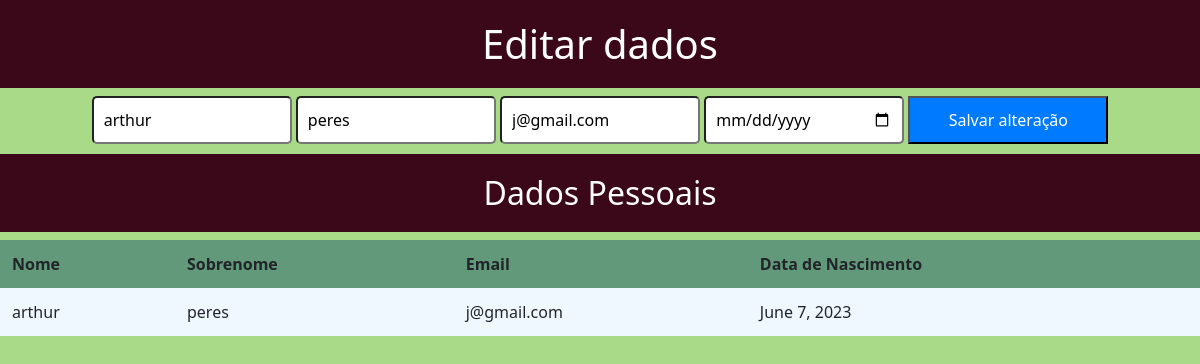
Screenshot of /editar/28 with the database file from the repository.
### core/models.py (models this page shows, shortened)
class Pessoa(models.Model):
    nome = models.CharField(max_length=100)
    sobrenome = models.CharField(max_length=30)
    email = models.EmailField(max_length=100)
    data_nascimento = models.DateField()

### core/views.py (the view)
# urls.py: path('editar/<int:id>', editar, name='editar'),
def editar(request, id):
    pessoa = Pessoa.objects.get(id=id)
    return render(request, "update.html", {"pessoa": pessoa})

### core/templates/update.html (shortened to what this page needs)
{% load static %}
<!DOCTYPE html>
<html lang="en">
<head>
<head>
    <link rel="stylesheet" type="text/css" href="{% static 'css/style.css' %}"/>
</head>
    <link rel="stylesheet" href="https://cdnjs.cloudflare.com/ajax/libs/font-awesome/4.7.0/css/font-awesome.min.css">
    <link href="https://cdn.jsdelivr.net/npm/bootstrap@5.2.0-beta1/dist/css/bootstrap.min.css" rel="stylesheet">
</head>
<body>
    <h1>Editar dados</h1>
    <form action="{% url 'update' pessoa.id %}" method="POST">
        <input type="text" name="nome" value="{{ pessoa.nome }}" placeholder="Nome">
        <input type="text" name="sobrenome" value="{{ pessoa.sobrenome }}" placeholder="Sobrenome">
        <input type="email" name="email" value="{{ pessoa.email }}" placeholder="Email">
        <input type="date" name="data_nascimento" value="{{ pessoa.data_nascimento }}" placeholder="Data de Nascimento">
        <button type="submit">Salvar alteração</button>
    </form>
    <h2>Dados Pessoais</h2>
    <table>
        <thead>
            <tr class="tr">
                <th>Nome</th>
                <th>Sobrenome</th>
                <th>Email</th>
                <th>Data de Nascimento</th>
            </tr>
        </thead>
        <tbody>
            <tr>
                <td>{{ pessoa.nome }} </td>
                <td>{{ pessoa.sobrenome }}</td>
                <td>{{ pessoa.email }}</td>
                <td>{{ pessoa.data_nascimento }}</td>
            </tr>
        </tbody>
    </table>
</body>
</html>

### core/static/css/style.css (style rules this page uses)
table { background-color: aliceblue; }
table { border-collapse: collapse; width: 100%; }
.tr { background-color: #62997a; padding: 10px; text-align: left; }
th, td { padding: 12px; text-align: left; border-bottom: 2px solid #ceecd4; }
form { text-align: center; }
button { background-color: #007bff; color: #fff; cursor: pointer; }
input, button { display: inline-block; width: 200px; padding: 10px; margin-bottom: 10px; border-radius: 5px; }
h1, h2, h3 { background-color: #3b0819; color: rgb(242, 235, 235); text-align: center; }

### core/templates/update.html (style rules this page uses)
input, button { padding: 10px; margin-bottom: 10px; }
h1, h2, h3 { padding: 20px; color: #ffffff; }
body { background-color: #a9da88; }

### rows the page displays
Pessoa: nome "arthur", sobrenome "peres", email "j@gmail.com", data_nascimento "June 7, 2023"
